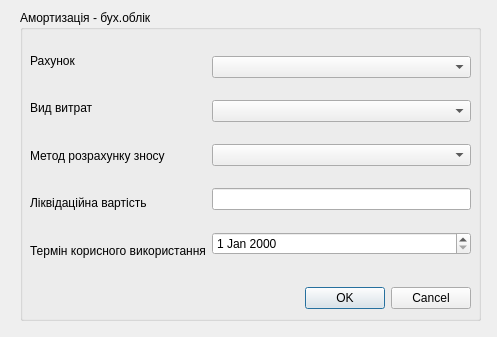
<?xml version="1.0" encoding="UTF-8"?>
<ui version="4.0">
 <class>Authomation</class>
 <widget class="QDialog" name="Authomation">
  <property name="geometry">
   <rect>
    <x>0</x>
    <y>0</y>
    <width>497</width>
    <height>337</height>
   </rect>
  </property>
  <property name="windowTitle">
   <string>Створення Амортизації</string>
  </property>
  <widget class="QGroupBox" name="groupBox">
   <property name="geometry">
    <rect>
     <x>20</x>
     <y>10</y>
     <width>461</width>
     <height>311</height>
    </rect>
   </property>
   <property name="title">
    <string>Амортизація - бух.облік</string>
   </property>
   <widget class="QDialogButtonBox" name="buttonBox">
    <property name="geometry">
     <rect>
      <x>240</x>
      <y>273</y>
      <width>211</width>
      <height>31</height>
     </rect>
    </property>
    <property name="orientation">
     <enum>Qt::Horizontal</enum>
    </property>
    <property name="standardButtons">
     <set>QDialogButtonBox::Cancel|QDialogButtonBox::Ok</set>
    </property>
   </widget>
   <widget class="QWidget" name="">
    <property name="geometry">
     <rect>
      <x>10</x>
      <y>30</y>
      <width>441</width>
      <height>231</height>
     </rect>
    </property>
    <layout class="QHBoxLayout" name="horizontalLayout">
     <item>
      <layout class="QVBoxLayout" name="verticalLayout_2">
       <item>
        <widget class="QLabel" name="label">
         <property name="text">
          <string>Рахунок</string>
         </property>
        </widget>
       </item>
       <item>
        <widget class="QLabel" name="label_2">
         <property name="text">
          <string>Вид витрат</string>
         </property>
        </widget>
       </item>
       <item>
        <widget class="QLabel" name="label_3">
         <property name="text">
          <string>Метод розрахунку зносу</string>
         </property>
        </widget>
       </item>
       <item>
        <widget class="QLabel" name="label_4">
         <property name="text">
          <string>Ліквідаційна вартість</string>
         </property>
        </widget>
       </item>
       <item>
        <widget class="QLabel" name="label_5">
         <property name="text">
          <string>Термін корисного використання</string>
         </property>
        </widget>
       </item>
      </layout>
     </item>
     <item>
      <layout class="QVBoxLayout" name="verticalLayout">
       <item>
        <widget class="QComboBox" name="comboBox_assetId"/>
       </item>
       <item>
        <widget class="QComboBox" name="comboBox_expenseType"/>
       </item>
       <item>
        <widget class="QComboBox" name="comboBox_depreciationMethod"/>
       </item>
       <item>
        <widget class="QLineEdit" name="lineEdit_salvageValue"/>
       </item>
       <item>
        <widget class="QDateEdit" name="dateEdit_depreciationTerm"/>
       </item>
      </layout>
     </item>
    </layout>
   </widget>
  </widget>
 </widget>
 <resources/>
 <connections>
  <connection>
   <sender>buttonBox</sender>
   <signal>accepted()</signal>
   <receiver>Authomation</receiver>
   <slot>accept()</slot>
   <hints>
    <hint type="sourcelabel">
     <x>260</x>
     <y>358</y>
    </hint>
    <hint type="destinationlabel">
     <x>157</x>
     <y>274</y>
    </hint>
   </hints>
  </connection>
  <connection>
   <sender>buttonBox</sender>
   <signal>rejected()</signal>
   <receiver>Authomation</receiver>
   <slot>reject()</slot>
   <hints>
    <hint type="sourcelabel">
     <x>328</x>
     <y>358</y>
    </hint>
    <hint type="destinationlabel">
     <x>286</x>
     <y>274</y>
    </hint>
   </hints>
  </connection>
 </connections>
</ui>
